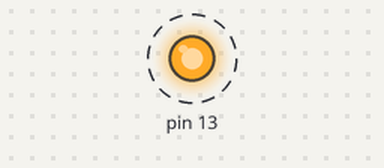
Simulated run of this sketch. Board: Arduino Uno, built with avr-gcc and run on an emulated ATmega328P. Parts: output pins drawn as LEDs (lit = HIGH). Dashed ring = blinking.

Above: at 0.5 s.
Timing chart, 0 to 4.6 s (numbered marks = the images above):
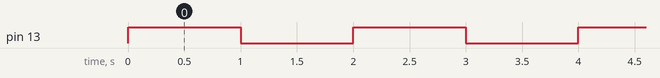

Measured:
- by itself, pin 13: alternates HIGH for 1.0 s and LOW for 1.0 s

The sketch:

ExampleProject.ino
```cpp
void setup()
{
  // initialize digital pin 13 as an output.
  pinMode(13, OUTPUT);
  Serial.begin(9600);
}

void loop()
{
  digitalWrite(13, HIGH);   // turn the LED on (HIGH is the voltage level)
  delay(1000);              // wait for a second
  digitalWrite(13, LOW);    // turn the LED off by making the voltage LOW
  delay(1000);              // wait for a second
}

void someMethodInMasterBranch()
{

   Serial.println("yo dude");
}

void lolMethod()
{

}
```

ExampleProjectTab2.ino
```cpp
void someCoolMethod()
{
  digitalWrite(13, HIGH);
  delay(500);
  digitalWrite(13, LOW);
  delay(500);
}

void anotherCoolMethod()
{
  digitalWrite(13, HIGH);
  delay(700);
  digitalWrite(13, LOW);
  delay(700);
}
```
